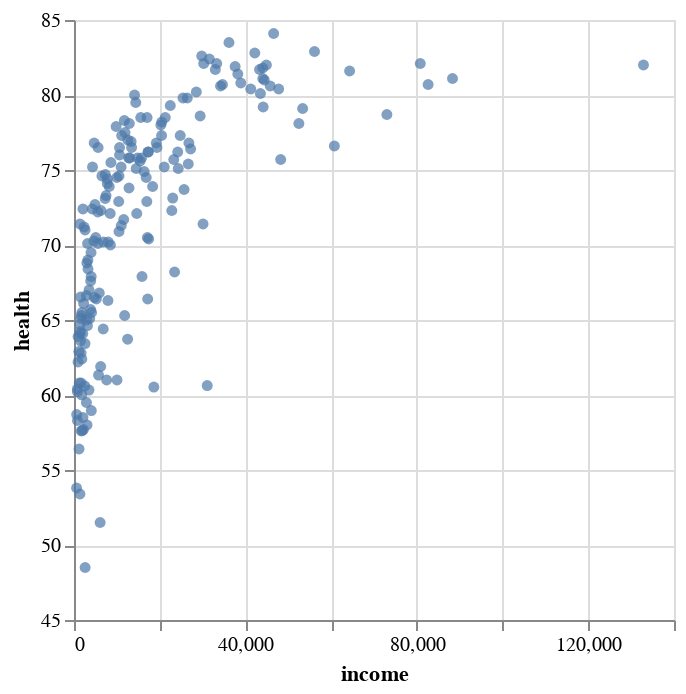

Notebook cell for this chart:
### Markdown cell above
* By default, Vega-Altair includes zero when defining quantitative scales.  For the y-axis encoding only, change this `zero` argument to `False` within the `scale` method.

### Code cell
alt.Chart(source).mark_circle().encode(
    alt.X('income'),
    alt.Y('health').scale(zero=False),
)

### Figure 1 — Vega-Lite specification as saved in the notebook (floating-point values rounded to 4 significant figures; data arrays with more than 128 entries replaced by an {"elided": "..."} marker saying what was removed)
{"config": {"view": {"continuousWidth": 300, "continuousHeight": 300}}, "data": {"name": "data-246d617600ef31eabf4a8c28634b7fcb"}, "mark": {"type": "circle"}, "encoding": {"x": {"field": "income", "type": "quantitative"}, "y": {"field": "health", "scale": {"zero": false}, "type": "quantitative"}}, "$schema": "https://vega.github.io/schema/vega-lite/v5.17.0.json", "datasets": {"data-246d617600ef31eabf4a8c28634b7fcb": {"elided": "187 records"}}}
